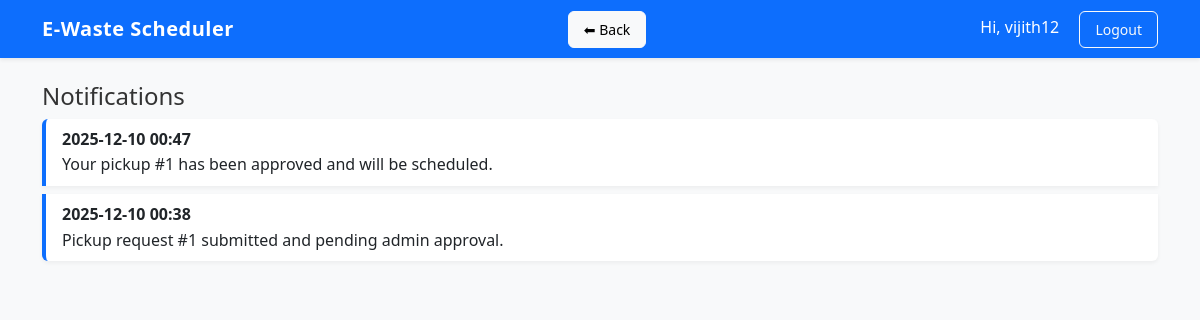
The app's page /notifications (signed in) with its own data.
### models.py (models this page shows, shortened)
class User(UserMixin, db.Model):
    __tablename__ = 'users'
    id = db.Column(db.Integer, primary_key=True)
    username = db.Column(db.String(80), unique=True, nullable=False)
    email = db.Column(db.String(120), unique=True, nullable=False)
    password_hash = db.Column(db.String(255), nullable=False)
    role = db.Column(db.String(20), default='household')  # 'household', 'staff', 'admin'
    name = db.Column(db.String(120))
    address = db.Column(db.String(255))
    phone = db.Column(db.String(30))
    created_at = db.Column(db.DateTime, default=datetime.utcnow)

class Notification(db.Model):
    __tablename__ = 'notifications'
    id = db.Column(db.Integer, primary_key=True)
    recipient_id = db.Column(db.Integer, db.ForeignKey('users.id'), nullable=False)
    message = db.Column(db.Text)
    created_at = db.Column(db.DateTime, default=datetime.utcnow)
    is_read = db.Column(db.Boolean, default=False)
    recipient = db.relationship('User', backref='notifications')

### app.py (the view)
    @app.route('/notifications')
    @login_required
    def notifications():
        notes = Notification.query.filter_by(recipient_id=current_user.id).order_by(Notification.created_at.desc()).all()
        return render_template('notifications.html', notifications=notes)

### templates/notifications.html
{% extends 'base.html' %}
{% block content %}
  <h4>Notifications</h4>
  <ul class="list-group">
    {% for n in notifications %}
      <li class="list-group-item">
        <div><strong>{{ n.created_at.strftime('%Y-%m-%d %H:%M') }}</strong></div>
        <div>{{ n.message }}</div>
      </li>
    {% else %}
      <li class="list-group-item">No notifications</li>
    {% endfor %}
  </ul>
{% endblock %}

### templates/base.html (shortened to what this page needs)
<!doctype html>
<html lang="en">
<head>
  <link href="https://cdn.jsdelivr.net/npm/bootstrap@5.3.2/dist/css/bootstrap.min.css" rel="stylesheet">
  <link rel="stylesheet" href="{{ url_for('static', filename='css/style.css') }}">
</head>
<body class="bg-light">
  <nav class="navbar navbar-expand-lg navbar-dark bg-primary shadow-sm">
    <div class="container d-flex justify-content-between align-items-center">
      <a class="navbar-brand fw-bold" href="{{ url_for('home') }}">
        E-Waste Scheduler
      </a>
      <a class="btn btn-sm btn-light me-3" href="javascript:history.back()">⬅ Back</a>
      <div>
        {% if current_user.is_authenticated %}
          <span class="text-white me-3">
            Hi, {{ current_user.username }}
          </span>
          <a class="btn btn-sm btn-outline-light" href="{{ url_for('logout') }}">
            Logout
          </a>
        {% else %}
          <a class="btn btn-sm btn-outline-light" href="{{ url_for('login') }}">
            Login
          </a>
        {% endif %}
      </div>
    </div>
  </nav>
  <div class="container mt-4">
    {% block content %}{% endblock %}
  </div>
</body>
</html>

### static/css/style.css (style rules this page uses)
body { font-family: "Segoe UI", Roboto, Arial, sans-serif; background: #f4f6f9; color: #333; line-height: 1.6; }
.navbar { box-shadow: 0 2px 4px rgba(0,0,0,0.15); }
.navbar-brand { font-weight: 600; font-size: 1.25rem; letter-spacing: 0.5px; }
.btn { border-radius: 6px !important; padding: 7px 15px !important; font-weight: 500 !important; }
.list-group-item { border: none; border-left: 4px solid #0d6efd; margin-bottom: 8px; background: #fff !important; box-shadow: 0 2px 4px rgba(0,0,0,0.05); }

### records on screen
User: username "vijith12"
Notification: created_at "2025-12-10 00:47", message "Your pickup #1 has been approved and will be scheduled."
Notification: created_at "2025-12-10 00:38", message "Pickup request #1 submitted and pending admin approval."
